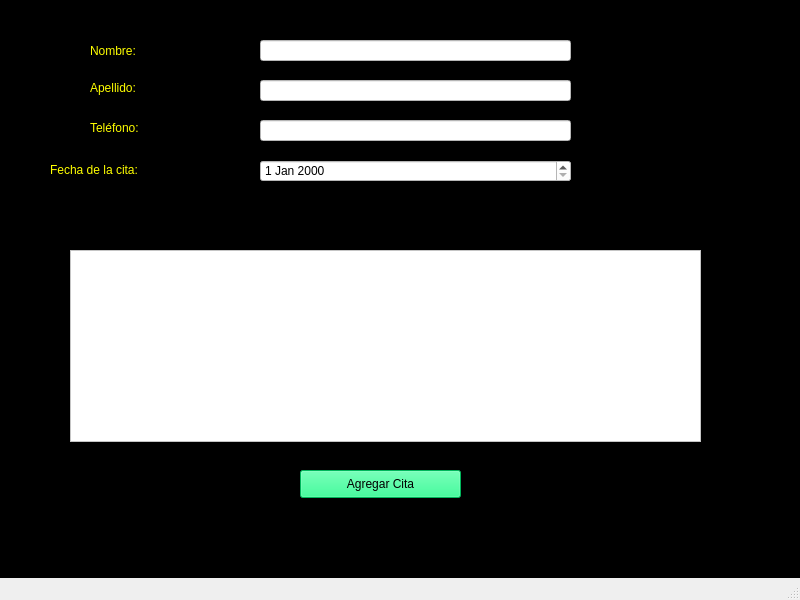
<?xml version="1.0" encoding="UTF-8"?>
<ui version="4.0">
 <class>MainWindow</class>
 <widget class="QMainWindow" name="MainWindow">
  <property name="geometry">
   <rect>
    <x>0</x>
    <y>0</y>
    <width>800</width>
    <height>600</height>
   </rect>
  </property>
  <property name="windowTitle">
   <string>MainWindow</string>
  </property>
  <widget class="QWidget" name="centralwidget">
   <property name="styleSheet">
    <string notr="true">
background-color: rgb(0, 0, 0);</string>
   </property>
   <widget class="QLineEdit" name="lineNombre">
    <property name="geometry">
     <rect>
      <x>260</x>
      <y>40</y>
      <width>311</width>
      <height>21</height>
     </rect>
    </property>
    <property name="styleSheet">
     <string notr="true">background-color: rgb(255, 255, 255);
color: rgb(0, 0, 0);</string>
    </property>
   </widget>
   <widget class="QLabel" name="label">
    <property name="geometry">
     <rect>
      <x>90</x>
      <y>40</y>
      <width>51</width>
      <height>21</height>
     </rect>
    </property>
    <property name="styleSheet">
     <string notr="true">color: rgb(255, 255, 0);
font: 75 8pt &quot;MS Shell Dlg 2&quot;;</string>
    </property>
    <property name="text">
     <string>Nombre:</string>
    </property>
   </widget>
   <widget class="QLabel" name="label_2">
    <property name="geometry">
     <rect>
      <x>90</x>
      <y>80</y>
      <width>56</width>
      <height>16</height>
     </rect>
    </property>
    <property name="styleSheet">
     <string notr="true">color: rgb(255, 255, 0);
font: 75 8pt &quot;MS Shell Dlg 2&quot;;</string>
    </property>
    <property name="text">
     <string>Apellido:</string>
    </property>
   </widget>
   <widget class="QLabel" name="label_3">
    <property name="geometry">
     <rect>
      <x>90</x>
      <y>120</y>
      <width>56</width>
      <height>16</height>
     </rect>
    </property>
    <property name="styleSheet">
     <string notr="true">color: rgb(255, 255, 0);
font: 75 8pt &quot;MS Shell Dlg 2&quot;;</string>
    </property>
    <property name="text">
     <string>Teléfono:</string>
    </property>
   </widget>
   <widget class="QLabel" name="label_4">
    <property name="geometry">
     <rect>
      <x>50</x>
      <y>160</y>
      <width>101</width>
      <height>20</height>
     </rect>
    </property>
    <property name="styleSheet">
     <string notr="true">color: rgb(255, 255, 0);
font: 75 8pt &quot;MS Shell Dlg 2&quot;;</string>
    </property>
    <property name="text">
     <string>Fecha de la cita:</string>
    </property>
   </widget>
   <widget class="QLineEdit" name="lineApellido">
    <property name="geometry">
     <rect>
      <x>260</x>
      <y>80</y>
      <width>311</width>
      <height>21</height>
     </rect>
    </property>
    <property name="styleSheet">
     <string notr="true">background-color: rgb(255, 255, 255);
color: rgb(0, 0, 0);</string>
    </property>
   </widget>
   <widget class="QLineEdit" name="lineTelefono">
    <property name="geometry">
     <rect>
      <x>260</x>
      <y>120</y>
      <width>311</width>
      <height>21</height>
     </rect>
    </property>
    <property name="styleSheet">
     <string notr="true">background-color: rgb(255, 255, 255);
color: rgb(0, 0, 0);</string>
    </property>
   </widget>
   <widget class="QDateEdit" name="fecha_cita">
    <property name="geometry">
     <rect>
      <x>260</x>
      <y>160</y>
      <width>311</width>
      <height>22</height>
     </rect>
    </property>
    <property name="styleSheet">
     <string notr="true">background-color: rgb(255, 255, 255);
color: rgb(0, 0, 0);</string>
    </property>
   </widget>
   <widget class="QTableView" name="table_registro">
    <property name="geometry">
     <rect>
      <x>70</x>
      <y>250</y>
      <width>631</width>
      <height>192</height>
     </rect>
    </property>
    <property name="styleSheet">
     <string notr="true">background-color: rgb(255, 255, 255);
color: rgb(0, 0, 0);</string>
    </property>
   </widget>
   <widget class="QPushButton" name="btnAgregar">
    <property name="geometry">
     <rect>
      <x>300</x>
      <y>470</y>
      <width>161</width>
      <height>28</height>
     </rect>
    </property>
    <property name="styleSheet">
     <string notr="true">background-color: rgb(0, 255, 127);</string>
    </property>
    <property name="text">
     <string>Agregar Cita</string>
    </property>
   </widget>
  </widget>
  <widget class="QStatusBar" name="statusbar"/>
 </widget>
 <resources/>
 <connections/>
</ui>
